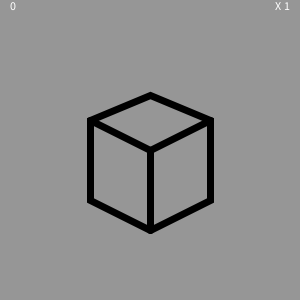
Frame 1 (no input)
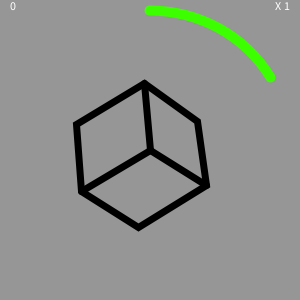
Frame 60 (the mouse pressed at the canvas centre just before this capture)
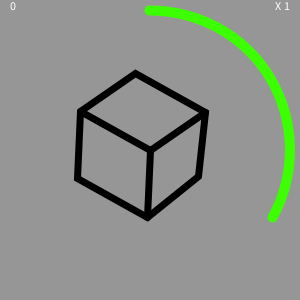
Frame 120 (the mouse held since frame 60 and released just before this capture)

The Processing sketch that drew these frames (run headless with seeded random() and noise(); from frame 60 on, the mouse is pressed at the canvas centre):

// Processing sketch: processing_165623
// ── processing_165623.pde

int score = 0;
float x = -PI/2;
float r = 0;
float xSpeed = 2*PI/360;
float rSpeed = 2*PI/360;

void setup() {
  size(300, 300);
}

void draw() {
  background(150);
  if (keyPressed && key == ' ') {
    xSpeed = -4*PI/360;
    rSpeed = -4*PI/360;
    score += addScore(x);
  }
  else {
    xSpeed = 2*PI/360;
    rSpeed = 2*PI/360;
  }
  gauge();
  cube();
  translate(0, 0);
  rotate(0);
  textAlign(LEFT);
  text(score, 10, 10);
  textAlign(RIGHT);
  text("X " + addScore(x), width-10, 10);
}

void cube() {
  pushMatrix();
  beginShape();
  stroke(0);
  strokeWeight(7);
  noFill();
  translate(width/2, height/2);
  rotate(r);
  vertex(0, 80);
  vertex(-60, 50);
  vertex(-60, -30);
  vertex(0, -55);
  vertex(60, -30);
  vertex(60, 50);
  vertex(0, 80);
  line(0,0,0,80);
  line(0,0, 60, -30);
  line(0,0,-60,-30);
  endShape();
  r += rSpeed;
  popMatrix();
}

void gauge() {
  noFill();
  stroke(60, 255, 0);
  strokeWeight(10);
  arc(width/2, height/2, 280, 280, -PI/2, x);
  x += xSpeed;
  if (x >= 3*PI/2 - PI/180) {
    background(150);
    x = -PI/2;
    r = 0;
  }
}

int addScore(float x) {
  if (x >= 4*PI/3) {
    return 5;
  }
  else if (x >= PI) {
    return 3;
  }
  else if (x >= PI/2) {
    return 2;
  }
  else if (x >= -PI/2) {
    return 1;
  }
  else {
    return 0;
  }
}
